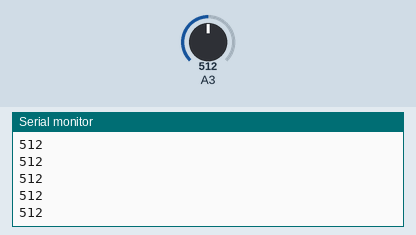
Recording of a sketch running on a simulated Arduino Uno, built with avr-gcc and run on an emulated ATmega328P. Shown: the last lines printed to the serial monitor. The test bench sets the inputs (shaded band); at power-on: A3 = 512.

Above: at 1.2 s.
1.3 s: A3 set to 716
At 1.31 s:
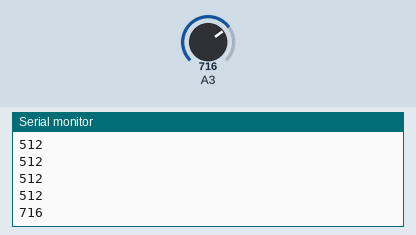
2.8 s: A3 set to 900
At 2.81 s:
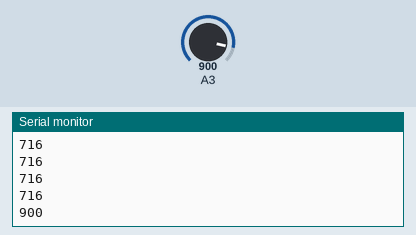
Timing chart, 0 to 5.8 s (numbered marks = the images above; inputs shaded):
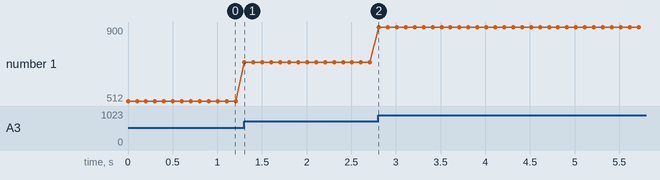

Measured:
- after the input at 1.3 s, the serial monitor: prints a new line at once (image 1)
- after the input at 2.8 s, the serial monitor: prints a new line at once (image 2)
- plotted number 1: 512 → 716 after the input at 1.3 s, 716 → 900 after the input at 2.8 s

The sketch:

TEST04_LDRRead.ino
```cpp
void setup() {
  // put your setup code here, to run once:
  pinMode(A1,INPUT);
  pinMode(A2,INPUT);
  pinMode(A3,INPUT);
  pinMode(A4,INPUT);
  pinMode(A5,INPUT);
  Serial.begin(9600);


}

void loop() {
  // put your main code here, to run repeatedly:
  Serial.println(analogRead(A3));
  delay(100);

}
```
